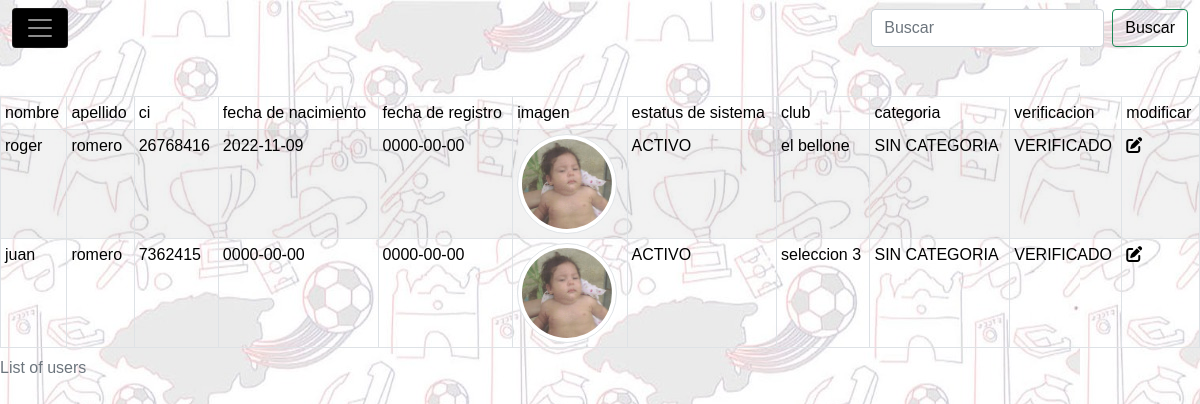
/buscar_oficial_club.php, run on the app's committed database.
### tables this page shows
CREATE TABLE `usuario` (
  `id_usuario` int(11) NOT NULL,
  `nombre_usuario` varchar(60) NOT NULL,
  `segundoN` varchar(60) NOT NULL,
  `apellido` varchar(60) NOT NULL,
  `segundoA` varchar(60) NOT NULL,
  `ci` int(8) NOT NULL,
  `fecha_nac_us` date NOT NULL,
  `fecha_registro_us` date NOT NULL,
  `imagen_us` varchar(300) NOT NULL,
  `tipo_imagen` varchar(60) NOT NULL,
  `tipo_imagen_dt` varchar(30) NOT NULL,
  `image_dt` varchar(300) NOT NULL,
  `usuario` varchar(60) NOT NULL,
  `clave` varchar(33) NOT NULL,
  `id_t_usuario` int(11) NOT NULL,
  `id_status_sistema` int(11) NOT NULL,
  `id_club` int(11) NOT NULL,
  `id_categoria` int(11) NOT NULL,
  `id_status_verificacion` int(11) NOT NULL,
  `id_carnet_jug` int(11) NOT NULL
);

CREATE TABLE `status_sistema` (
  `id_status_sistema` int(11) NOT NULL,
  `nombre_status_sistema` varchar(30) NOT NULL
);

CREATE TABLE `club` (
  `id_club` int(11) NOT NULL,
  `nombre_club` varchar(60) NOT NULL,
  `fecha_fund` date NOT NULL,
  `fecha_reg` datetime NOT NULL,
  `id_status_sistema` int(11) NOT NULL,
  `tipo_acta` varchar(60) NOT NULL,
  `img_acta` varchar(300) NOT NULL,
  `tipo_logo` varchar(60) NOT NULL,
  `img_logo` varchar(300) NOT NULL,
  `id_status_club` int(11) NOT NULL
);

CREATE TABLE `categoria` (
  `id_categoria` int(11) NOT NULL,
  `nombre_categoria` varchar(60) NOT NULL,
  `edad_max` int(2) NOT NULL,
  `id_status_sistema` int(11) NOT NULL
);

CREATE TABLE `status_verificacion` (
  `id_status_verificacion` int(11) NOT NULL,
  `nombre_verificacion` varchar(20) NOT NULL
);

### buscar_oficial_club.php (the view, shortened to what this page needs)
<!DOCTYPE html>
<html lang="es">
<head>
	<link rel="stylesheet" href="./css/bootstrap.css">
	<link rel="stylesheet" type="text/css" href="./css/estilos.css">
	<link rel="stylesheet" href="./js/bootstrap.js">
	<link rel="stylesheet" href="./css/normalize.css">
</head>
<body>
	<div class="content">
		<header>
			<nav class="navbar navbar-dark  fixed-top">
				<div class="container-fluid">
					<button class="navbar-toggler" type="button" data-bs-toggle="offcanvas" data-bs-target="#offcanvasDarkNavbar" aria-controls="offcanvasDarkNavbar">
						<span class="navbar-toggler-icon"></span>
					</button>
					<form class="d-flex">
						<input class="form-control me-2 light-table-filter" data-table="table_id" type="text" placeholder="Buscar" name="enviar">
						<button id="buscar" class="btn btn-outline-success" name="buscar" tpe="buttom" >Buscar</button>
					</form>
				</div>
			</div>
	<main class="main">
		<br>
		<br>
		<br>
		<br>
		<div class="table-responsive table-responsive-sm table-responsive-md table-responsive-lg table-responsive-xl table_jug">
			<table class="table table-borderless table-striped table-bordered table-borderless table-hover table_id table-sm"  action="modificar_jugador.php" method="POST">
				<caption>List of users</caption>
				<thead class="thead-dark|thead-light">
					<tr>
						<th scope="col">nombre</th>
						<th scope="col">apellido</th>
						<th scope="col">ci</th>
						<th scope="col">fecha de nacimiento</th>
						<th scope="col">fecha de registro</th>
						<th scope="col">imagen</th>
						<th scope="col">estatus de sistema</th>
						<th scope="col">club</th>
						<th scope="col">categoria</th>
						<th scope="col">verificacion</th>
						<th scope="col">modificar</th>
					</tr>
				</thead>
				<tbody>
					<?php
					include './modelo/conexion.php';
					$sql = "SELECT `usuario`.`id_usuario`, `usuario`.`nombre_usuario` ,
					`usuario`.`segundoN`, `usuario`.`apellido` , `usuario`.`segundoA`,
					`usuario`.`ci`, `club`.`nombre_club`, `categoria`.`nombre_categoria`,
					`status_sistema`.`nombre_status_sistema`,
					`status_verificacion`.`nombre_verificacion` , `usuario`.`fecha_nac_us`,
					`usuario`.`fecha_registro_us`, `usuario`.`imagen_us`
					FROM `usuario`, `club`, `categoria`, `status_sistema`, `status_verificacion`
					WHERE ((`usuario`.`id_t_usuario` = 6
					/*AND `usuario`.`id_status_sistema` = 1 */
					/* AND `usuario`.`id_categoria` = 5 */
					/*	AND `usuario`.`id_status_sistema`= 1 */
					/*AND `usuario`.`id_status_verificacion`= 2*/)
					AND (`usuario`.`id_club` = `club`.`id_club`)
					And (`usuario`.`id_categoria` = `categoria`.`id_categoria`)
					AND (`usuario`.`id_status_sistema` = `status_sistema`.`id_status_sistema`)
					AND (`usuario`.`id_status_verificacion`= `status_verificacion`.`id_status_verificacion`))";
					$res = mysqli_query($conn, $sql);
					while ($row = mysqli_fetch_assoc($res)) {
						?>
						<tr>
							<td><?php echo $row['nombre_usuario']; ?></td>
							<td scope="col"><?php echo $row['apellido']; ?></td>
							<td scope="col"><?php echo $row['ci']; ?></td>
							<td scope="col"><?php echo $row['fecha_nac_us']; ?></td>
							<td scope="col"><?php echo $row['fecha_registro_us']; ?></td>
							<td>
								<img class="img_buscar img-thumbnail" width="100" height="100" src="<?php echo $row['imagen_us'] ?>">
							</td>
							<td scope="col"><?php echo $row['nombre_status_sistema']; ?></td>
							<td scope="col"><?php echo $row['nombre_club']; ?></td>
							<td scope="col"><?php echo $row['nombre_categoria']; ?></td>
							<td scope="col"><?php echo $row['nombre_verificacion']; ?></td>
							<td><a href="./modificar_oficial_club.php?id_user=<?php echo $row['id_usuario']; ?>" name="seleccionar"><i class="fa-solid fa-pen-to-square"></i></a></td>
						</tr>
						<?php
					}
					?>
				</tbody>
			</table>
		</div>
	</main>
</body>
</html>

### css/estilos.css (style rules this page uses)
* { font-family: 'Nunito', sans-serif; font-weight: 100; }
body { background-image: url(../img/foto-sis/fondo.jpg); height: 100vh; background-attachment: fixed; }
.navbar-toggler { background: #000; }
.conocenos-body, .btn { color: #000; }
.img_buscar { border-radius: 50px; }

### data on the page
usuario: nombre_usuario "roger", apellido "romero", ci "26768416", fecha_nac_us "2022-11-09", fecha_registro_us "0000-00-00", imagen_us (picture), id_status_sistema.nombre_status_sistema "ACTIVO", id_club.nombre_club "el bellone", id_categoria.nombre_categoria "SIN CATEGORIA", id_status_verificacion.nombre_verificacion "VERIFICADO"
usuario: nombre_usuario "juan", apellido "romero", ci "7362415", fecha_nac_us "0000-00-00", fecha_registro_us "0000-00-00", imagen_us (picture), id_status_sistema.nombre_status_sistema "ACTIVO", id_club.nombre_club "seleccion 3", id_categoria.nombre_categoria "SIN CATEGORIA", id_status_verificacion.nombre_verificacion "VERIFICADO"
